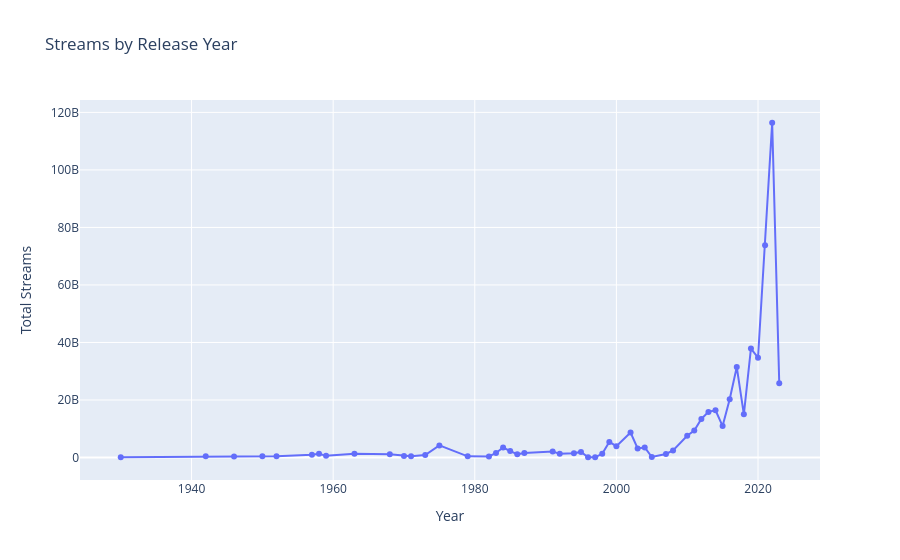

Notebook cell for this chart:
### Markdown cell above
# 5 Streams by Release Year(line chart)

### Code cell
streams_by_year = df.groupby('released_year')['streams'].sum().reset_index()

fig = px.line(
    streams_by_year,
    x='released_year',
    y='streams',
    title='Streams by Release Year',
    markers=True,
    labels={'released_year': 'Year', 'streams': 'Total Streams'}
)
fig.show()

### Figure 1 — Plotly figure (JSON) as saved in the notebook; plotly's stock layout.template omitted (floating-point values rounded to 4 significant figures)
{"data": [{"hovertemplate": "Year=%{x}<br>Total Streams=%{y}<extra></extra>", "legendgroup": "", "line": {"color": "#636efa", "dash": "solid"}, "marker": {"symbol": "circle"}, "mode": "lines+markers", "name": "", "orientation": "v", "showlegend": false, "type": "scatter", "x": [1930, 1942, 1946, 1950, 1952, 1957, 1958, 1959, 1963, 1968, 1970, 1971, 1973, 1975, 1979, 1982, 1983, 1984, 1985, 1986, 1987, 1991, 1992, 1994, 1995, 1996, 1997, 1998, 1999, 2000, 2002, 2003, 2004, 2005, 2007, 2008, 2010, 2011, 2012, 2013, 2014, 2015, 2016, 2017, 2018, 2019, 2020, 2021, 2022, 2023], "xaxis": "x", "y": [90598517, 395591396, 389771964, 473248298, 395591396, 919962022, 1310562937, 573417844, 1311263381, 1145727611, 520034544, 460492795, 838586769, 4206105352, 403939487, 350275450, 1593270737, 3471625366, 2230809941, 1133675836, 1553497987, 2058839789, 1271293243, 1449779435, 1937003916, 106933107, 103762518, 1284942608, 5403077822, 3933974039, 8679722823, 3168042741, 3515718239, 180577478, 1217120710, 2480815900, 7569839778, 9363212907, 13415342787, 15862499834, 16432612812, 10930934969, 20242940464, 31457639060, 15030522390, 37870932581, 34703731857, 73808103039, 116402377962, 25808484104], "yaxis": "y"}], "layout": {"legend": {"tracegroupgap": 0}, "title": {"text": "Streams by Release Year"}, "xaxis": {"anchor": "y", "domain": [0, 1], "title": {"text": "Year"}}, "yaxis": {"anchor": "x", "domain": [0, 1], "title": {"text": "Total Streams"}}}}
